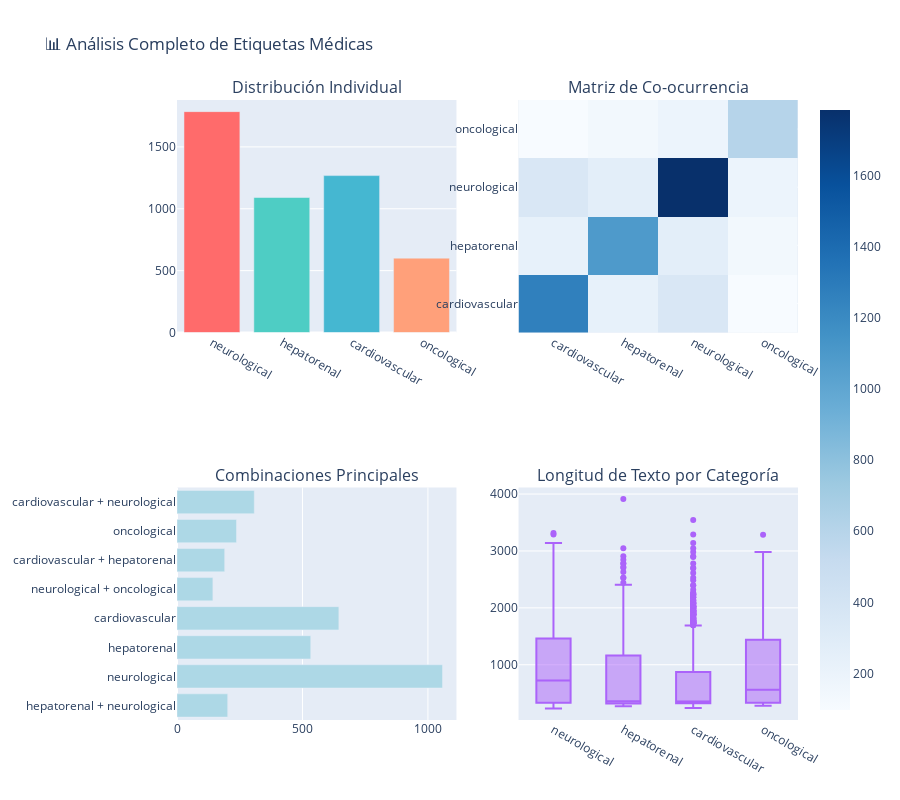

Here is the notebook cell this chart was saved with:
### Code cell
# Visualización de distribución de etiquetas
fig = make_subplots(
    rows=2, cols=2,
    subplot_titles=('Distribución Individual', 'Matriz de Co-ocurrencia',
                   'Combinaciones Principales', 'Longitud de Texto por Categoría'),
    specs=[[{"type": "bar"}, {"type": "heatmap"}],
           [{"type": "bar"}, {"type": "box"}]]
)

# 1. Distribución individual
labels = list(analysis_results['label_counts'].keys())
counts = list(analysis_results['label_counts'].values())
colors = ['#FF6B6B', '#4ECDC4', '#45B7D1', '#FFA07A']

fig.add_trace(
    go.Bar(x=labels, y=counts, marker_color=colors, name="Etiquetas"),
    row=1, col=1
)

# 2. Matriz de co-ocurrencia
cooc_matrix = analysis_results['cooccurrence_matrix']
fig.add_trace(
    go.Heatmap(
        z=cooc_matrix.values,
        x=cooc_matrix.columns,
        y=cooc_matrix.index,
        colorscale='Blues',
        name="Co-ocurrencia"
    ),
    row=1, col=2
)

# 3. Top combinaciones
top_combos = list(analysis_results['label_combinations'].items())[:8]
combo_labels = [" + ".join(combo[0]) if combo[0] else "Sin etiquetas" for combo in top_combos]
combo_counts = [combo[1] for combo in top_combos]

fig.add_trace(
    go.Bar(x=combo_counts, y=combo_labels, orientation='h',
           marker_color='lightblue', name="Combinaciones"),
    row=2, col=1
)

# 4. Longitud de texto por categoría
text_lengths_by_category = []
category_names = []

for label in labels:
    mask = df_final[f'target_{label}'] == 1
    lengths = df_final[mask]['combined_text'].str.len()
    text_lengths_by_category.extend(lengths.tolist())
    category_names.extend([label] * len(lengths))

fig.add_trace(
    go.Box(y=text_lengths_by_category, x=category_names, name="Longitud"),
    row=2, col=2
)

fig.update_layout(
    height=800,
    title_text="📊 Análisis Completo de Etiquetas Médicas",
    showlegend=False
)

fig.show()

# Resumen estadístico
print("\n📈 RESUMEN ESTADÍSTICO:")
print(f"🏷️ Total de etiquetas únicas: {len(labels)}")
print(f"🔗 Total de combinaciones únicas: {len(analysis_results['label_combinations'])}")
print(f"📖 Artículos con múltiples etiquetas: {sum(1 for combo in analysis_results['label_combinations'] if len(combo) > 1)}")
print(f"📝 Promedio de etiquetas por artículo: {sum(len(combo) * count for combo, count in analysis_results['label_combinations'].items()) / analysis_results['total_articles']:.2f}")

### Figure 1 — Plotly figure (JSON) as saved in the notebook; plotly's stock layout.template omitted (floating-point values rounded to 4 significant figures; data arrays with more than 128 entries replaced by an {"elided": "..."} marker saying what was removed)
{"data": [{"marker": {"color": ["#FF6B6B", "#4ECDC4", "#45B7D1", "#FFA07A"]}, "name": "Etiquetas", "type": "bar", "x": ["neurological", "hepatorenal", "cardiovascular", "oncological"], "xaxis": "x", "y": [1785, 1091, 1268, 601], "yaxis": "y"}, {"colorscale": [[0, "rgb(247,251,255)"], [0.125, "rgb(222,235,247)"], [0.25, "rgb(198,219,239)"], [0.375, "rgb(158,202,225)"], [0.5, "rgb(107,174,214)"], [0.625, "rgb(66,146,198)"], [0.75, "rgb(33,113,181)"], [0.875, "rgb(8,81,156)"], [1, "rgb(8,48,107)"]], "name": "Co-ocurrencia", "type": "heatmap", "x": ["cardiovascular", "hepatorenal", "neurological", "oncological"], "xaxis": "x2", "y": ["cardiovascular", "hepatorenal", "neurological", "oncological"], "yaxis": "y2", "z": [[1268.0, 232.0, 356.0, 97.0], [232.0, 1091.0, 263.0, 138.0], [356.0, 263.0, 1785.0, 189.0], [97.0, 138.0, 189.0, 601.0]]}, {"marker": {"color": "lightblue"}, "name": "Combinaciones", "orientation": "h", "type": "bar", "x": [202, 1058, 533, 645, 143, 190, 237, 308], "xaxis": "x3", "y": ["hepatorenal + neurological", "neurological", "hepatorenal", "cardiovascular", "neurological + oncological", "cardiovascular + hepatorenal", "oncological", "cardiovascular + neurological"], "yaxis": "y3"}, {"name": "Longitud", "type": "box", "x": {"elided": "4745 str values"}, "xaxis": "x4", "y": {"elided": "4745 int values"}, "yaxis": "y4"}], "layout": {"annotations": [{"font": {"size": 16}, "showarrow": false, "text": "Distribución Individual", "x": 0.225, "xanchor": "center", "xref": "paper", "y": 1, "yanchor": "bottom", "yref": "paper"}, {"font": {"size": 16}, "showarrow": false, "text": "Matriz de Co-ocurrencia", "x": 0.775, "xanchor": "center", "xref": "paper", "y": 1, "yanchor": "bottom", "yref": "paper"}, {"font": {"size": 16}, "showarrow": false, "text": "Combinaciones Principales", "x": 0.225, "xanchor": "center", "xref": "paper", "y": 0.375, "yanchor": "bottom", "yref": "paper"}, {"font": {"size": 16}, "showarrow": false, "text": "Longitud de Texto por Categoría", "x": 0.775, "xanchor": "center", "xref": "paper", "y": 0.375, "yanchor": "bottom", "yref": "paper"}], "height": 800, "showlegend": false, "title": {"text": "📊 Análisis Completo de Etiquetas Médicas"}, "xaxis": {"anchor": "y", "domain": [0, 0.45]}, "xaxis2": {"anchor": "y2", "domain": [0.55, 1]}, "xaxis3": {"anchor": "y3", "domain": [0, 0.45]}, "xaxis4": {"anchor": "y4", "domain": [0.55, 1]}, "yaxis": {"anchor": "x", "domain": [0.625, 1]}, "yaxis2": {"anchor": "x2", "domain": [0.625, 1]}, "yaxis3": {"anchor": "x3", "domain": [0, 0.375]}, "yaxis4": {"anchor": "x4", "domain": [0, 0.375]}}}
